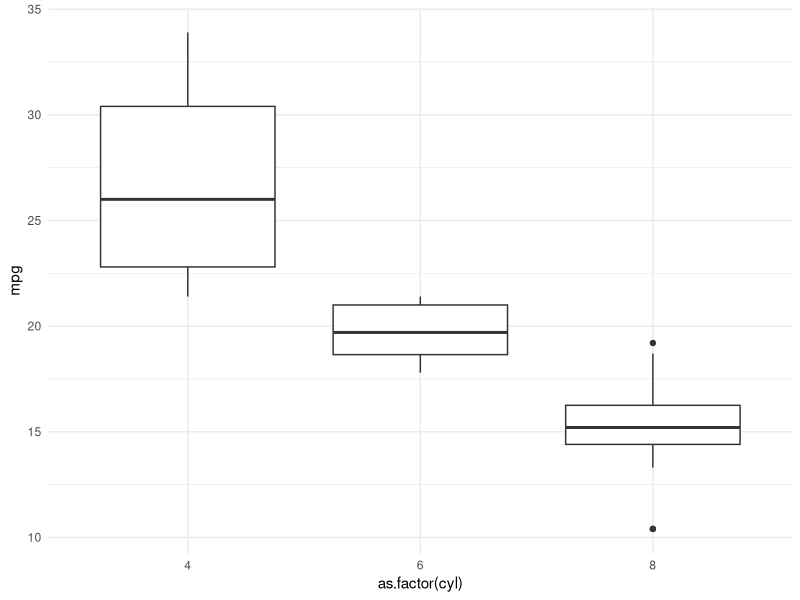

This chart was generated by the following R code:
## ---- chunk 1
library(tidyverse, quietly = T)

mtcars %>% 
  ggplot()+
  geom_boxplot(aes(x=as.factor(cyl),
                   y=mpg))+
  theme_minimal()
  
